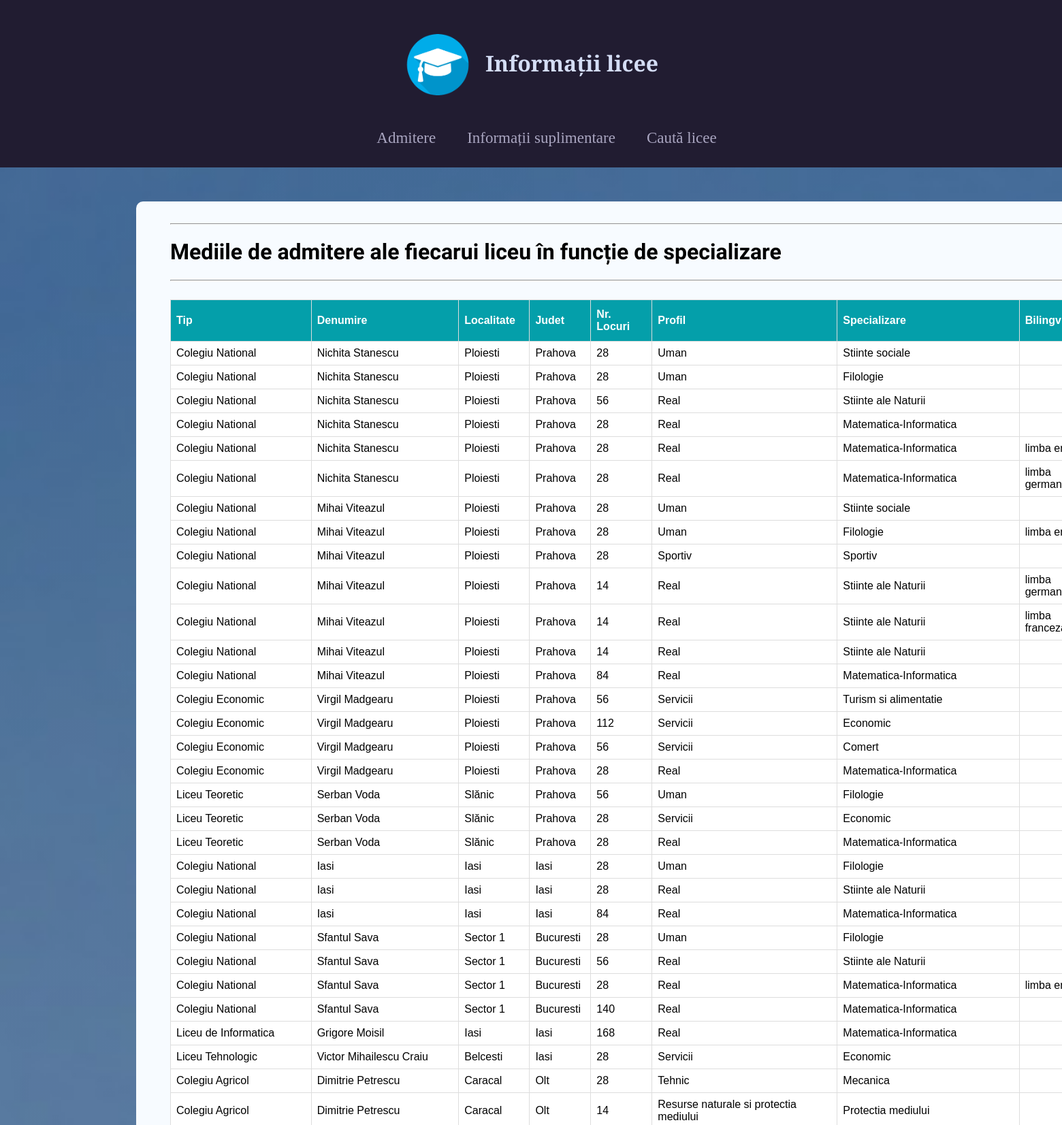
The page / (upper part) on the database its author committed.
### tables this page shows
CREATE TABLE IF NOT EXISTS `adrese` (
  `id` int NOT NULL AUTO_INCREMENT,
  `strada` varchar(25) NOT NULL,
  `numar` int NOT NULL,
  `cod_postal` int NOT NULL,
  `localitate` varchar(50) NOT NULL,
  `judet` varchar(50) NOT NULL,
  `id_liceu` int NOT NULL,
  PRIMARY KEY (`id`),
  UNIQUE KEY `id_liceu` (`id_liceu`)
);

CREATE TABLE IF NOT EXISTS `licee` (
  `id` int NOT NULL AUTO_INCREMENT,
  `tip` varchar(50) NOT NULL,
  `denumire` varchar(50) NOT NULL,
  `telefon` varchar(12) NOT NULL,
  `email` varchar(50) NOT NULL,
  `mediu` varchar(5) NOT NULL,
  PRIMARY KEY (`id`),
  UNIQUE KEY `telefon` (`telefon`),
  UNIQUE KEY `email` (`email`)
);

CREATE TABLE IF NOT EXISTS `specializari_licee` (
  `id` int NOT NULL AUTO_INCREMENT,
  `id_liceu` int NOT NULL,
  `id_specializare` int NOT NULL,
  `nr_locuri` int NOT NULL,
  `medie_admitere` float DEFAULT NULL,
  PRIMARY KEY (`id`),
  KEY `id_liceu` (`id_liceu`),
  KEY `id_specializare` (`id_specializare`)
);

CREATE TABLE IF NOT EXISTS `specializari` (
  `id` int NOT NULL AUTO_INCREMENT,
  `nume` varchar(60) NOT NULL,
  `profil` varchar(50) NOT NULL,
  `bilingv` varchar(15) DEFAULT NULL,
  PRIMARY KEY (`id`)
);

### functions/infoAdmitere.php (the view, shortened to what this page needs)
<?php
    include 'connectDB.php';
    $sql="select l.tip, l.denumire, a.localitate, a.judet, sl.nr_locuri, s.profil, s.nume, s.bilingv, sl.medie_admitere
    from adrese a join licee l on a.id_liceu = l.id join specializari_licee sl on l.id = sl.id_liceu join specializari s on s.id = sl.id_specializare";
    $result = $conn->query($sql);
    echo '<table id="licee">
                <tr>
                    <th>Tip</th>
                    <th>Denumire</th>
                    <th>Localitate</th>
                    <th>Judet</th>
                    <th>Nr. Locuri</th>
                    <th>Profil</th>
                    <th>Specializare</th>
                    <th>Bilingv</th>
                    <th>Medie Admitere</th>
                </tr>';
    while($row = mysqli_fetch_array($result))
        echo "<tr>
                <td>".$row['tip']."</td>
                <td>".$row['denumire']."</td>
                <td>".$row['localitate']."</td>
                <td>".$row['judet']."</td>
                <td>".$row['nr_locuri']."</td>
                <td>".$row['profil']."</td>
                <td>".$row['nume']."</td>
                <td>".$row['bilingv']."</td>
                <td>".$row['medie_admitere']."</td>
            </tr>";
    echo "</table>";
?>

### header.php (shortened to what this page needs)
<!DOCTYPE html>
<html lang="en">
<head>
    <link rel="stylesheet" href="style.css">
</head>
<body>
    <div class="menu">
        <img src="images/icon1.png" alt="school" id="icon-school" style="padding-right: 20px;">
        <h1>Informații licee</h1>
    </div>
    <div class="menu2">
        <?php
            include 'functions/meniu.php';
            meniu();
        ?>
    </div>
    <div class="container">

### functions/meniu.php
<?php
    function meniu() {
        $meniu = array(
            '1' => array ('Admitere', 'index.php'),
            '2' => array ('Informații suplimentare', 'informatii_suplimentare.php'),
            '3' => array ('Caută licee', 'search.php')
        );
        $nr_meniuri = count($meniu);
            for ($i=1; $i<=$nr_meniuri; $i++)
                echo "<a style='float: center;
                font-size: 23px;
                color: rgb(169, 165, 192);
                text-decoration: none;'
                href='".$meniu[$i][1]."'>&emsp;&emsp;".$meniu[$i][0]."</a>";
    }
?>

### index.php
<?php
    include 'header.php';
?>
    <br><hr>
    <h1 style="font-family: 'Vidaloka', serif;">Mediile de admitere ale fiecarui liceu în funcție de specializare</h1><hr><br>
    <?php
        include 'functions/infoAdmitere.php';
    ?>
<?php
    include 'footer.php';
?>

### footer.php (shortened to what this page needs)
</div>
</body>
</html>

### style.css (style rules this page uses)
body { margin: 0px; background-color: rgb(248, 253, 255); font-family: 'Roboto', sans-serif; background-image: linear-gradient(rgba(0,0,0,0.2),rgba(0,0,0,0.2)),url('images/bg.jpg'); background-repeat: no-repeat; background-size: cover; height: max-content; }
.menu { font-family: 'Cinzel', serif; background-color: rgb(33, 28, 49); color: rgb(212, 221, 245); padding: 50px; display: flex; justify-content: center; }
.menu2 { font-family: 'Cinzel', serif; background-color: rgb(33, 28, 49); color: rgb(212, 221, 245); padding-bottom: 30px; display: flex; justify-content: center; }
.container { background: linear-gradient(0deg, rgb(247, 251, 255) 0%, rgb(247, 251, 255) 79%); margin: 50px 200px; height: max-content; width: 1500px; padding: 5px 50px; padding-bottom: 100px; border-radius: 10px; }
#icon-school { height: 90px; width: 100px; }
#licee { font-family: Arial, Helvetica, sans-serif; border-collapse: collapse; width: 100%; }
#licee td, #licee th { border: 1px solid #ddd; padding: 8px; }
#licee tr { background-color: #ffffff; }
#licee th { padding-top: 12px; padding-bottom: 12px; text-align: left; background-color: #049faa; color: white; }

### rows shown on the page
adrese: id_liceu.tip "Colegiu National", id_liceu.denumire "Nichita Stanescu", localitate "Ploiesti", judet "Prahova", specializari_licee.nr_locuri "28", specializari.profil "Uman", specializari.nume "Stiinte sociale", specializari.nume "Filologie", specializari_licee.nr_locuri "56", specializari.profil "Real", specializari.nume "Stiinte ale Naturii", specializari.nume "Matematica-Informatica", specializari.bilingv "limba…"
adrese: id_liceu.tip "Colegiu National", id_liceu.denumire "Mihai Viteazul", localitate "Ploiesti", judet "Prahova", specializari_licee.nr_locuri "28", specializari.profil "Uman", specializari.nume "Stiinte sociale", specializari.nume "Filologie", specializari.bilingv "limba…", specializari.profil "Sportiv", specializari.nume "Sportiv", specializari_licee.nr_locuri "14", specializari.profil "Real", specializari.nume "Stiinte ale Naturii", specializari_licee.nr_locuri "84", specializari.nume "Matematica-Informatica"
adrese: id_liceu.tip "Colegiu Economic", id_liceu.denumire "Virgil Madgearu", localitate "Ploiesti", judet "Prahova", specializari_licee.nr_locuri "56", specializari.profil "Servicii", specializari.nume "Turism si alimentatie", specializari_licee.nr_locuri "112", specializari.nume "Economic", specializari.nume "Comert", specializari_licee.nr_locuri "28", specializari.profil "Real", specializari.nume "Matematica-Informatica"
adrese: id_liceu.tip "Liceu Teoretic", id_liceu.denumire "Serban Voda", localitate "Slănic", judet "Prahova", specializari_licee.nr_locuri "56", specializari.profil "Uman", specializari.nume "Filologie", specializari_licee.nr_locuri "28", specializari.profil "Servicii", specializari.nume "Economic", specializari.profil "Real", specializari.nume "Matematica-Informatica"
adrese: id_liceu.tip "Colegiu National", id_liceu.denumire "Iasi", localitate "Iasi", judet "Iasi", specializari_licee.nr_locuri "28", specializari.profil "Uman", specializari.nume "Filologie", specializari.profil "Real", specializari.nume "Stiinte ale Naturii", specializari_licee.nr_locuri "84", specializari.nume "Matematica-Informatica"
adrese: id_liceu.tip "Colegiu National", id_liceu.denumire "Sfantul Sava", localitate "Sector 1", judet "Bucuresti", specializari_licee.nr_locuri "28", specializari.profil "Uman", specializari.nume "Filologie", specializari_licee.nr_locuri "56", specializari.profil "Real", specializari.nume "Stiinte ale Naturii", specializari.nume "Matematica-Informatica", specializari.bilingv "limba…", specializari_licee.nr_locuri "140"
adrese: id_liceu.tip "Liceu de Informatica", id_liceu.denumire "Grigore Moisil", localitate "Iasi", judet "Iasi", specializari_licee.nr_locuri "168", specializari.profil "Real", specializari.nume "Matematica-Informatica"
adrese: id_liceu.tip "Liceu Tehnologic", id_liceu.denumire "Victor Mihailescu Craiu", localitate "Belcesti", judet "Iasi", specializari_licee.nr_locuri "28", specializari.profil "Servicii", specializari.nume "Economic"
adrese: id_liceu.tip "Colegiu Agricol", id_liceu.denumire "Dimitrie Petrescu", localitate "Caracal", judet "Olt", specializari_licee.nr_locuri "28", specializari.profil "Tehnic", specializari.nume "Mecanica", specializari_licee.nr_locuri "14", specializari.profil "Resurse naturale si protectia mediului", specializari.nume "Protectia mediului"

### other values the page prints
$meniu[$i][0] "Admitere"
$meniu[$i][0] "Informații suplimentare"
$meniu[$i][0] "Caută licee"
